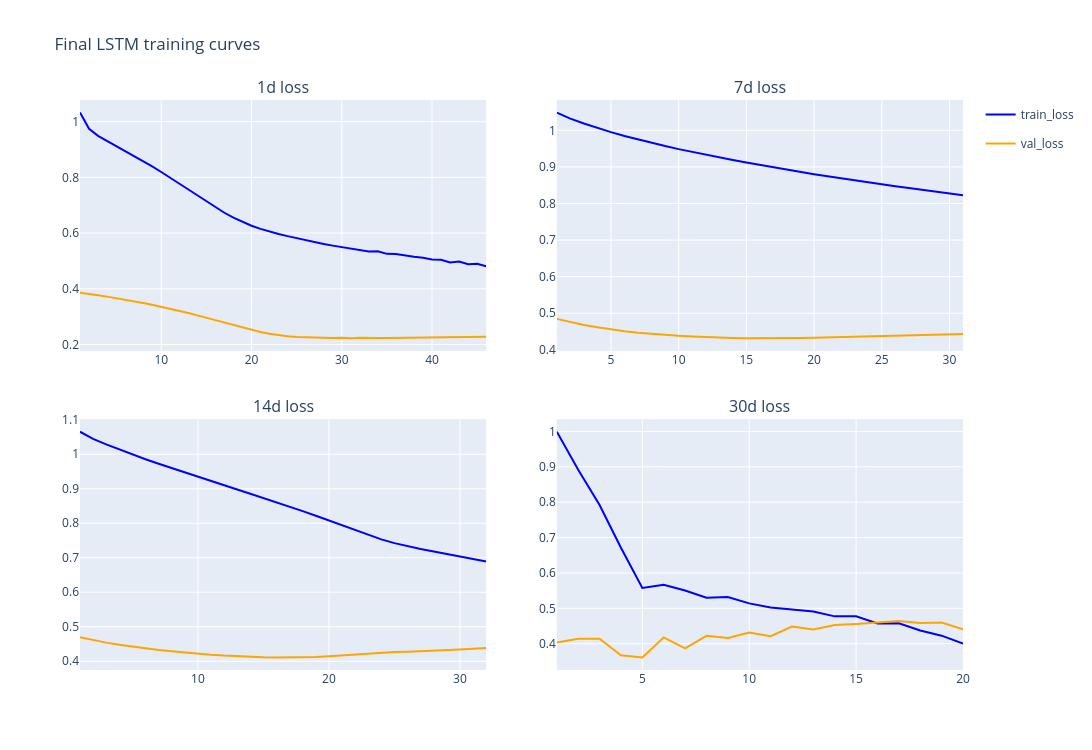

Here is the notebook cell this chart was saved with:
### Markdown cell above
## Training Curves

### Code cell
fig_loss = make_subplots(
    rows=2,
    cols=2,
    subplot_titles=[f"{horizon}d loss" for horizon in horizon_config],
    horizontal_spacing=0.08,
    vertical_spacing=0.12,
)

for plot_idx, horizon in enumerate(horizon_config, start=1):
    history = lstm_return_histories[horizon]
    epochs = np.arange(1, len(history["train_loss"]) + 1)
    row = (plot_idx - 1) // 2 + 1
    col = (plot_idx - 1) % 2 + 1

    fig_loss.add_trace(go.Scatter(
        x=epochs,
        y=history["train_loss"],
        mode="lines",
        name="train_loss",
        legendgroup="train_loss",
        showlegend=(plot_idx == 1),
        line=dict(color="blue"),
    ), row=row, col=col)

    fig_loss.add_trace(go.Scatter(
        x=epochs,
        y=history["val_loss"],
        mode="lines",
        name="val_loss",
        legendgroup="val_loss",
        showlegend=(plot_idx == 1),
        line=dict(color="orange"),
    ), row=row, col=col)

fig_loss.update_layout(
    width=1100,
    height=750,
    title="Final LSTM training curves",
)
fig_loss.show()

### Figure 1 — Plotly figure (JSON) as saved in the notebook; plotly's stock layout.template omitted (floating-point values rounded to 4 significant figures)
{"data": [{"legendgroup": "train_loss", "line": {"color": "blue"}, "mode": "lines", "name": "train_loss", "showlegend": true, "type": "scatter", "x": [1, 2, 3, 4, 5, 6, 7, 8, 9, 10, 11, 12, 13, 14, 15, 16, 17, 18, 19, 20, 21, 22, 23, 24, 25, 26, 27, 28, 29, 30, 31, 32, 33, 34, 35, 36, 37, 38, 39, 40, 41, 42, 43, 44, 45, 46], "xaxis": "x", "y": [1.033, 0.9744, 0.9491, 0.9309, 0.9132, 0.8956, 0.8776, 0.859, 0.8396, 0.8194, 0.7984, 0.777, 0.7553, 0.7337, 0.7125, 0.6922, 0.673, 0.6555, 0.64, 0.6266, 0.6152, 0.6055, 0.597, 0.5892, 0.5817, 0.5744, 0.5674, 0.5612, 0.5551, 0.5499, 0.5445, 0.5408, 0.5336, 0.5345, 0.5254, 0.5253, 0.5192, 0.5155, 0.5117, 0.5051, 0.5045, 0.4943, 0.4983, 0.4886, 0.4902, 0.4813], "yaxis": "y"}, {"legendgroup": "val_loss", "line": {"color": "orange"}, "mode": "lines", "name": "val_loss", "showlegend": true, "type": "scatter", "x": [1, 2, 3, 4, 5, 6, 7, 8, 9, 10, 11, 12, 13, 14, 15, 16, 17, 18, 19, 20, 21, 22, 23, 24, 25, 26, 27, 28, 29, 30, 31, 32, 33, 34, 35, 36, 37, 38, 39, 40, 41, 42, 43, 44, 45, 46], "xaxis": "x", "y": [0.3859, 0.3801, 0.3764, 0.3719, 0.3667, 0.3612, 0.3553, 0.3491, 0.3425, 0.3357, 0.3284, 0.3208, 0.3129, 0.3046, 0.296, 0.2872, 0.2783, 0.2694, 0.2606, 0.2523, 0.2447, 0.2382, 0.2332, 0.2296, 0.2272, 0.2257, 0.2245, 0.2239, 0.2231, 0.2241, 0.2224, 0.224, 0.2227, 0.2234, 0.2237, 0.2241, 0.2244, 0.2248, 0.2261, 0.225, 0.2265, 0.2258, 0.2271, 0.227, 0.2269, 0.2279], "yaxis": "y"}, {"legendgroup": "train_loss", "line": {"color": "blue"}, "mode": "lines", "name": "train_loss", "showlegend": false, "type": "scatter", "x": [1, 2, 3, 4, 5, 6, 7, 8, 9, 10, 11, 12, 13, 14, 15, 16, 17, 18, 19, 20, 21, 22, 23, 24, 25, 26, 27, 28, 29, 30, 31], "xaxis": "x2", "y": [1.049, 1.032, 1.019, 1.007, 0.9953, 0.9847, 0.9749, 0.9657, 0.957, 0.9487, 0.9408, 0.9332, 0.9259, 0.9188, 0.912, 0.9053, 0.8988, 0.8925, 0.8862, 0.8802, 0.8743, 0.8685, 0.8629, 0.8575, 0.8523, 0.8472, 0.8423, 0.8373, 0.8324, 0.8274, 0.8224], "yaxis": "y2"}, {"legendgroup": "val_loss", "line": {"color": "orange"}, "mode": "lines", "name": "val_loss", "showlegend": false, "type": "scatter", "x": [1, 2, 3, 4, 5, 6, 7, 8, 9, 10, 11, 12, 13, 14, 15, 16, 17, 18, 19, 20, 21, 22, 23, 24, 25, 26, 27, 28, 29, 30, 31], "xaxis": "x2", "y": [0.4846, 0.4756, 0.468, 0.4615, 0.4558, 0.451, 0.4469, 0.4435, 0.4406, 0.4382, 0.4361, 0.4345, 0.4333, 0.4324, 0.4319, 0.4316, 0.4316, 0.4319, 0.4324, 0.433, 0.4339, 0.4349, 0.436, 0.4371, 0.4383, 0.4394, 0.4405, 0.4413, 0.442, 0.4425, 0.443], "yaxis": "y2"}, {"legendgroup": "train_loss", "line": {"color": "blue"}, "mode": "lines", "name": "train_loss", "showlegend": false, "type": "scatter", "x": [1, 2, 3, 4, 5, 6, 7, 8, 9, 10, 11, 12, 13, 14, 15, 16, 17, 18, 19, 20, 21, 22, 23, 24, 25, 26, 27, 28, 29, 30, 31, 32], "xaxis": "x3", "y": [1.065, 1.045, 1.029, 1.013, 0.9992, 0.9856, 0.9724, 0.9596, 0.947, 0.9346, 0.9222, 0.91, 0.8978, 0.8857, 0.8734, 0.861, 0.8483, 0.8352, 0.8217, 0.8076, 0.7935, 0.7794, 0.7659, 0.7534, 0.7425, 0.7332, 0.7252, 0.7181, 0.7113, 0.7043, 0.6969, 0.6894], "yaxis": "y3"}, {"legendgroup": "val_loss", "line": {"color": "orange"}, "mode": "lines", "name": "val_loss", "showlegend": false, "type": "scatter", "x": [1, 2, 3, 4, 5, 6, 7, 8, 9, 10, 11, 12, 13, 14, 15, 16, 17, 18, 19, 20, 21, 22, 23, 24, 25, 26, 27, 28, 29, 30, 31, 32], "xaxis": "x3", "y": [0.4697, 0.4612, 0.454, 0.4478, 0.4423, 0.4373, 0.4328, 0.4288, 0.4251, 0.4217, 0.4188, 0.4164, 0.4144, 0.4129, 0.4118, 0.4112, 0.411, 0.4115, 0.4125, 0.4142, 0.4167, 0.4199, 0.4229, 0.4251, 0.4266, 0.4277, 0.4288, 0.4301, 0.4317, 0.4338, 0.4361, 0.4387], "yaxis": "y3"}, {"legendgroup": "train_loss", "line": {"color": "blue"}, "mode": "lines", "name": "train_loss", "showlegend": false, "type": "scatter", "x": [1, 2, 3, 4, 5, 6, 7, 8, 9, 10, 11, 12, 13, 14, 15, 16, 17, 18, 19, 20], "xaxis": "x4", "y": [0.9992, 0.892, 0.792, 0.6715, 0.5576, 0.5666, 0.5503, 0.5298, 0.5321, 0.514, 0.5023, 0.4967, 0.4911, 0.4774, 0.4775, 0.4574, 0.4579, 0.4374, 0.4228, 0.4008], "yaxis": "y4"}, {"legendgroup": "val_loss", "line": {"color": "orange"}, "mode": "lines", "name": "val_loss", "showlegend": false, "type": "scatter", "x": [1, 2, 3, 4, 5, 6, 7, 8, 9, 10, 11, 12, 13, 14, 15, 16, 17, 18, 19, 20], "xaxis": "x4", "y": [0.4033, 0.4143, 0.4142, 0.3674, 0.3612, 0.4179, 0.3866, 0.4224, 0.4162, 0.432, 0.4213, 0.4485, 0.4406, 0.4527, 0.4558, 0.4604, 0.4641, 0.4586, 0.46, 0.4407], "yaxis": "y4"}], "layout": {"annotations": [{"font": {"size": 16}, "showarrow": false, "text": "1d loss", "x": 0.23, "xanchor": "center", "xref": "paper", "y": 1, "yanchor": "bottom", "yref": "paper"}, {"font": {"size": 16}, "showarrow": false, "text": "7d loss", "x": 0.77, "xanchor": "center", "xref": "paper", "y": 1, "yanchor": "bottom", "yref": "paper"}, {"font": {"size": 16}, "showarrow": false, "text": "14d loss", "x": 0.23, "xanchor": "center", "xref": "paper", "y": 0.44, "yanchor": "bottom", "yref": "paper"}, {"font": {"size": 16}, "showarrow": false, "text": "30d loss", "x": 0.77, "xanchor": "center", "xref": "paper", "y": 0.44, "yanchor": "bottom", "yref": "paper"}], "height": 750, "title": {"text": "Final LSTM training curves"}, "width": 1100, "xaxis": {"anchor": "y", "domain": [0, 0.46]}, "xaxis2": {"anchor": "y2", "domain": [0.54, 1]}, "xaxis3": {"anchor": "y3", "domain": [0, 0.46]}, "xaxis4": {"anchor": "y4", "domain": [0.54, 1]}, "yaxis": {"anchor": "x", "domain": [0.56, 1]}, "yaxis2": {"anchor": "x2", "domain": [0.56, 1]}, "yaxis3": {"anchor": "x3", "domain": [0, 0.44]}, "yaxis4": {"anchor": "x4", "domain": [0, 0.44]}}}
